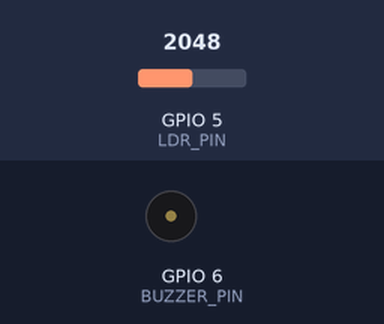
A program run on a simulated ESP32-S3. Parts: buzzer (waves = sounding, pin HIGH). The inputs (shaded band) are chosen by the test bench; at power-on: GPIO 5 (LDR_PIN) = 2048. What the program prints to the serial monitor is not drawn.

Above: at 18.0 s.
18.1 s: GPIO 5 (LDR_PIN) set to 2240
At 20.15 s:
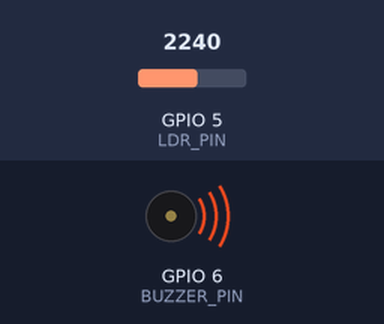
33.1 s: GPIO 5 (LDR_PIN) set to 2131
At 33.9 s:
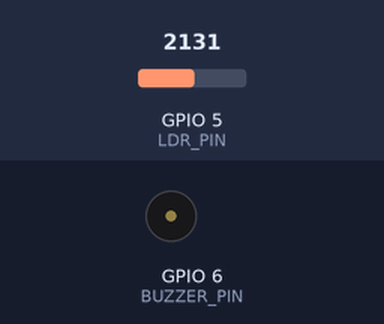
48.1 s: GPIO 5 (LDR_PIN) set to 2866
At 60.45 s:
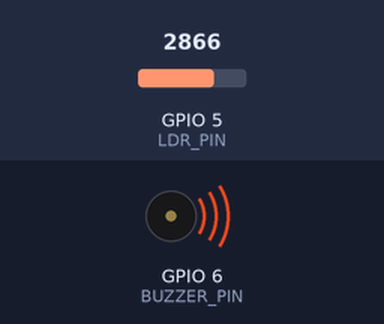
Timing chart, 0 to 62.1 s (numbered marks = the images above; inputs shaded):
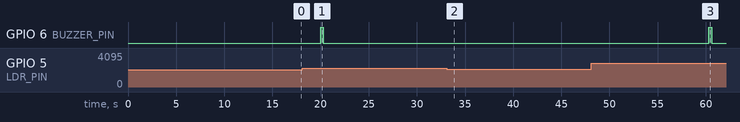

The program:

main.cpp
```cpp
#include <Arduino.h>
const int LDR_PIN = A4;  // Analog pin connected to the LDR
const int BUZZER_PIN = A5; // Digital pin connected to the buzzer

void setup() {
  pinMode(LDR_PIN, INPUT);
  pinMode(BUZZER_PIN, OUTPUT);
  Serial.begin(115200);
  while (!Serial);
  Serial.println("LDR Light Sensor Test 🌞");
}

void loop() {
  int lightLevel = analogRead(LDR_PIN);  // Read analog value (0–4095 on ESP32)
  Serial.print("Light level: ");
  Serial.println(lightLevel);

  // Optional: Interpret brightness levels
  if (lightLevel < 400) {
    Serial.println("Environment: 🌑 Dark");
  } else if (lightLevel >= 400 && lightLevel <= 2200) {
    Serial.println("Environment: 🌥️ Moderate Light");
  } else {
    digitalWrite(BUZZER_PIN, HIGH); // turns buzzer ON
    delay(300); //wait for 300 milliseconds
    digitalWrite(BUZZER_PIN, LOW);  // turns buzzer OFF
    Serial.println("Environment: 🌞 Bright");
  }


  delay(20000);  // Delay between reads

}
```

Measured:
- the behaviour switches between 2201 and 2200 on GPIO 5 (LDR_PIN) (found by bisection; images 1 and 2)
- after the input at 18.1 s, GPIO 6 (BUZZER_PIN): LOW → HIGH after 1.9 s, → LOW 0.30 s later
- after the input at 33.1 s, GPIO 6 (BUZZER_PIN): stays LOW (without the input it goes to HIGH after 7.2 s)
- after the input at 48.1 s, GPIO 6 (BUZZER_PIN): LOW → HIGH after 12.2 s, → LOW 0.30 s later
